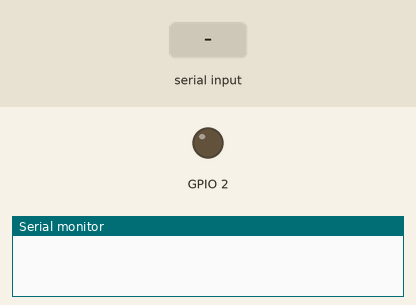
Simulated run of this sketch. Board: ESP8266 (NodeMCU). On the bench: output pins drawn as LEDs (lit = HIGH), the last lines printed to the serial monitor. Inputs (shaded band) come from the test bench. WiFi joins after 1.5 s; servers stay silent unless stated; uploads are accepted with an empty reply.

Above: at 2.7 s.
2.8 s: "90,45!" received over Serial
At 10.0 s:
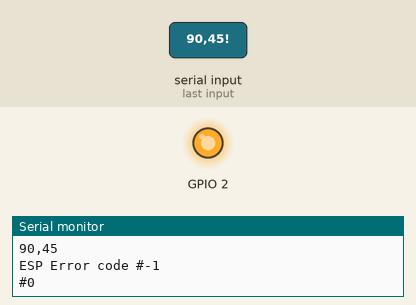
19.3 s: "30,150!" received over Serial
22.8 s: "0!" received over Serial
Timing chart, 0 to 31.9 s (numbered marks = the images above; inputs shaded):
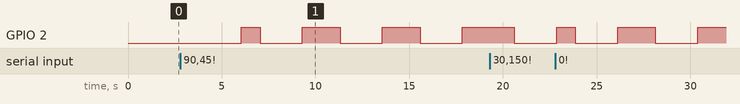

The sketch:

totalesp.ino
```cpp
#include <ESP8266WiFi.h>
#define mega_board Serial
const char *ssid = "Lens's iPhone";                  //hotspot info
const char *password = "coraldefense";               //hotspot info
const char *host = "coraldefense.000webhostapp.com"; //website host link
const int httpPort = 80;                             //port used to send http request
String posturl = "/recieve_arduino_data.php?";       //url to php that handles post requests
String geturl = "/command_file.txt";                 //url that echos commands from the website
String query_string = "";                            //string that contains sensor data from the arduino
int internet_command;                                //int read from web host
WiFiClient client;                                   //client that connects to server
const long send_get_time_trigger = 200;              //triggers after 200 ms to run code
const long send_post_time_trigger = 2000;            //triggers after 2000 ms to run code
unsigned long send_get_previous_time = 0;            //keeps time before the recieve_bt_data code runs
unsigned long send_post_previous_time = 0;           //keeps time before the package and send code runs
int esp_error(int &);                                //Error handler for the esp module
int recieve_query_string();                          //recieves the string that contains all the data info from the mega board
int send_data_request();                             //connects to the server and sends a request to the posturl to send data to the website
int send_get_request();                              //connects to the server and sends a request for the commands from the internet
int descend_data_to_board();                         //sends that command down to the mega board
void setup()
{
    pinMode(LED_BUILTIN, OUTPUT); // Initialize the LED_BUILTIN pin as an output
    mega_board.begin(9600);
    delay(10);
    /* Explicitly set the ESP8266 to be a WiFi-client, otherwise, it by default,
     would try to act as both a client and an access-point and could cause network-issues with other WiFi-devices and WiFi-network. */
    WiFi.mode(WIFI_STA); //setup as Wifi client mode
    WiFi.begin(ssid, password); //connect to wifi network
    while (WiFi.status() != WL_CONNECTED) //don't run until connected to the internet
    {
        delay(500);
    }
}
void loop()
{
    int board_readcheck, querycheck, postcheck, getcheck, descendcheck; //ints keep track if functions work right
    unsigned long current_time = millis();
    //triggers the time to recieve a query string from the arduino board
    if (current_time - send_get_previous_time >= send_get_time_trigger) //loop timing works the same as arduino board
    {
        digitalWrite(LED_BUILTIN, LOW); // Turn the LED on:note that LOW is the voltage level, easier to tell what is happening and when it is running functions
        if ((getcheck = send_get_request()) < 0)
        {
            esp_error(getcheck);
        }
        if ((descendcheck = descend_data_to_board()) < 0)
        {
            esp_error(descendcheck);
        }
        send_get_previous_time = current_time;
    }
    if (current_time - send_post_previous_time >= send_post_time_trigger)
    {
        digitalWrite(LED_BUILTIN, HIGH); // Turn the LED off by making the voltage HIGH, easier to tell what is happening and when it is running functions
        if ((board_readcheck = recieve_query_string()) >= 0)
        {
            if ((querycheck = send_data_request()) < 0)
            {
                esp_error(querycheck);
            }
        }
        else
        {
            esp_error(board_readcheck);
        }
        send_post_previous_time = current_time;
    }
}
int recieve_query_string()
{
    String ignore = mega_board.readStringUntil('!'); //char that prefixes the query string sent by the arduino
    query_string = mega_board.readString();
    Serial.println("---ignore");
    Serial.println(ignore);
    query_string.toLowerCase();  //this is all reformatting because these special characters mess up requests
    query_string.replace(" ", "");
    query_string.replace("\r", "");
    query_string.replace("\n", "");
    Serial.println(query_string);
    return 1;
}

int send_data_request()
{
    if (query_string.equals(""))
    {
        return -1;
    }
    if (!client.connect(host, httpPort))
    {
        return -26;
    }
    String poststring = posturl + query_string; //create the poststring by Concatenation because otherwise it fails to connect properly
    Serial.println(String("--post") + poststring);
    client.print(String("GET ") + poststring + " HTTP/1.1\r\n" + "Host: " + host + "\r\n" + "Connection: close\r\n\r\n"); //I wanted this to be a post method but time constraints and getting it working was more important
    unsigned long timeout = millis();
    while (client.available() == 0)
    {
        if (millis() - timeout > 5000)
        {
            client.stop();
            return 0;
        }
        char c = client.read();
        Serial.print(c);
    }
    while (client.available()) //ignore response unless you're debugging
    {
        char line = client.read();
        Serial.print(line);
    }
    query_string = "";
    client.stop();
    return 1;
}
int send_get_request()
{
    if (!client.connect(host, httpPort)) //if you can't connect throw a error
    {
        return -27;
    }
    client.print(String("GET ") + geturl + " HTTP/1.1\r\n" + "Host: " + host + "\r\n" + "Connection: close\r\n\r\n"); //send the get request to the server for the commandfile
    unsigned long timeout = millis();
    while (client.available() == 0)
    {
        if (millis() - timeout > 5000)
        {
            client.stop();
            return -31;
        }
    }
    while (client.available())
    {
        String ignore = client.readStringUntil('#'); // ignore the http reply until the command
        internet_command = client.parseInt();
    }
    client.stop();
    return 1;
}
int descend_data_to_board()
{
    if (mega_board.availableForWrite())
    {
        mega_board.print('#'); //preface with special char for internet commands
        mega_board.println(internet_command);
        return 1;
    }
    else
        return -2;
}
int esp_error(int &code)
{
    char message[21];
    sprintf(message, "ESP Error code #%i", code);
    mega_board.println(message);
    return 0;
}
```

Measured:
- by itself, GPIO 2: repeats every 4.3 s: LOW 2.3 s, HIGH 2.0 s
